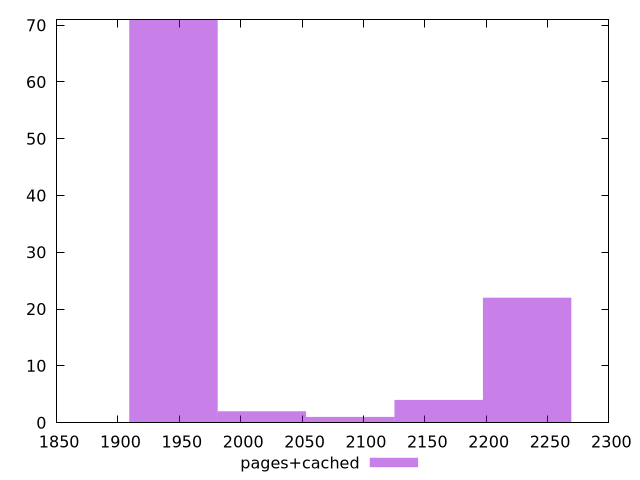

Here is the gnuplot script that generated this plot:
$_pagesCached <<EOF
1945.201679765103 71
2017.2461864230697 2
2233.37970639697 22
2161.335199739003 4
2089.2906930810364 1
EOF
set key outside below
set terminal pngcairo
set output "report_00004_2020-11-02T20-21-41.718Z/first-contentful-paint/pages+cached//raw_hist.png"
set yrange [0:71]
set boxwidth 72.04450665796678
set style fill transparent solid 0.5 noborder
plot $_pagesCached title "pages+cached" with boxes ,
